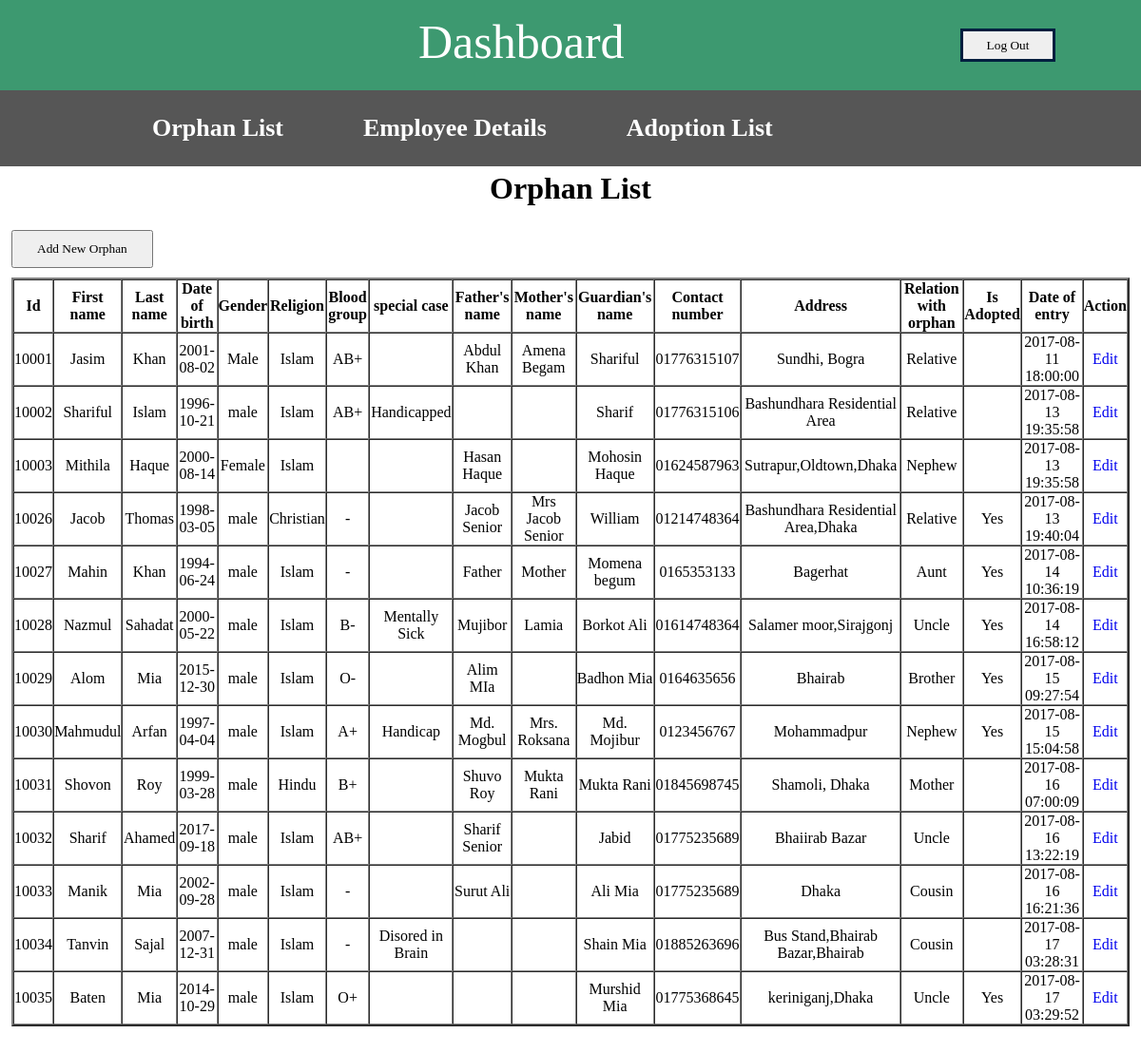
The page /orphan/index.php/admin_orphanpage/orphan_table on the database its author committed.
### tables this page shows
CREATE TABLE `orphanentry` (
  `id` int(10) UNSIGNED NOT NULL,
  `first_name` varchar(100) DEFAULT NULL,
  `last_name` varchar(100) NOT NULL,
  `date_of_birth` date NOT NULL,
  `gender` varchar(10) NOT NULL,
  `religion` varchar(30) NOT NULL,
  `blood_group` varchar(10) NOT NULL,
  `special_case` text,
  `father_name` varchar(100) DEFAULT NULL,
  `mother_name` varchar(100) DEFAULT NULL,
  `guardian_name` varchar(100) NOT NULL,
  `contact_number` char(25) NOT NULL,
  `address` text NOT NULL,
  `relation_with_orphan` varchar(100) NOT NULL,
  `adopted` varchar(20) DEFAULT NULL,
  `date_of_entry` timestamp NOT NULL DEFAULT CURRENT_TIMESTAMP
);

### orphan/application/controllers/admin_orphanpage.php (called while the page is built, shortened)
<?php
class  Admin_orphanpage extends CI_Controller {
	public function orphan_table()
	{
		$this->load->model('orphanModel' ,'omodel');
		$omodel=$this->omodel->getAllOrphan();
		$this->load->view('admin_orphan_list',['omodel'=>$omodel]);
	}
}

### orphan/index.php (called while the page is built, shortened)
<?php
require_once BASEPATH.'core/CodeIgniter.php';

### orphan/application/models/orphanModel.php (called while the page is built, shortened)
<?php
class OrphanModel extends CI_Model {
        public function getAllOrphan(){
                $query=$this->db
                                ->select(['id','last_name','first_name','date_of_birth','gender','religion','blood_group','special_case','father_name','mother_name','guardian_name','contact_number','address', 'relation_with_orphan', 'adopted','date_of_entry'])
                                ->from('orphanentry')
                                ->get();
                return $query->result();
        }
}

### orphan/application/views/admin_orphan_list.php (the view, shortened to what this page needs)
<!DOCTYPE html>
<html lang="en">
<head>
	<?= link_tag('assets/css/style.css')?>
</head>
<body>
	<div class="head1">
		<div class="head2">
			<a href="<?= base_url('admin_loginpage/admin_logout')?>"><button>Log Out</button></a>
				<div class="head3">
					<a href="<?= base_url('admin_optionpage/admin_dashboard')?>">Dashboard</a>
				</div>
		</div>
	</div>
	<div class="menu">
		<div class="optionmenu">
			<ul>
				<li><a href="<?= base_url('admin_orphanpage/orphan_table')?>">Orphan List</a></li>
				<li><a href="<?= base_url('admin_employeepage/employee_table')?>">Employee Details</a></li>
				<li><a href="<?= base_url('admin_adoptionpage/adoption_table')?>">Adoption List</a></li>
				<li><a href="<?= base_url('admin_volunteerpage/volunteer_table')?>">Volunteer List</a></li>
			</ul>
		</div>
	</div>
	<div class="container">
		<h1>Orphan List</h1>
		<div class ="body">
			<a href="<?php echo base_url('admin_orphanpage/newOrphanEntry');?>"><button>Add New Orphan</button></a>
				<div class="table">
					<table style="width:100%" border="2px" cellspacing="0px" cellpadding="2px">
						<thead>
						    <th>Id</th>
						    <th>First name</th>
						    <th>Last name</th>
						    <th>Date of birth</th>
						    <th>Gender</th>
						    <th>Religion</th>
						    <th>Blood group</th>
						    <th>special case</th>
						    <th>Father's name</th>
						    <th>Mother's name</th>
						    <th>Guardian's name</th>
						    <th>Contact number</th>
						    <th>Address</th>
						    <th>Relation with orphan</th>
						    <th>Is Adopted</th>
						    <th>Date of entry</th>
						    <th>Action</th>
						</thead>
						<tbody>
					  		<?php foreach ($omodel as $row): ?>
						  <tr>
						    <td><?= $row->id ?></td>
						    <td><?= $row->first_name ?></td>
						    <td><?= $row->last_name ?></td>
						    <td><?= $row->date_of_birth ?></td>
						    <td><?= $row->gender ?></td>
						    <td><?= $row->religion ?></td>
						    <td><?= $row->blood_group ?></td>
				            <td><?= $row->special_case ?></td>
				            <td><?= $row->father_name ?></td>
			                <td><?= $row->mother_name ?></td>
			                <td><?= $row->guardian_name ?></td>
			                <td><?= $row->contact_number ?></td>
		                    <td><?= $row->address ?></td>
		                    <td><?= $row->relation_with_orphan ?></td>
		                    <td><?= $row->adopted ?></td>
		                    <td><?= $row->date_of_entry ?></td>
						    <td>
						    	<?= anchor("admin_orphanpage/edit_orphan/{$row->id}",'Edit');?>
						    </td>
						  </tr>
						   <?php endforeach; ?>
					  </tbody>
					</table>
				</div>
  	</div>
</div>
</body>
</html>

### orphan/assets/css/style.css (style rules this page uses)
* { margin: 0px; padding: 0px; font-family: tahoma; }
a { text-decoration: none; }
.head1 { height: 90px; width: 100%; background-color: #3d9970; margin: auto; padding-bottom: 5px; }
.head2 { width: 90%; margin:auto; }
.head2 a button { float: right; height: 35px; width: 100px; margin: 30px; border: 3px solid #001f3f; }
.whoClass p,h1 { text-align: center; color: black; font-family: ubuntu; padding: 5px; }
.mission p,h1 { text-align: center; color: black; font-family: ubuntu; padding: 5px; }
.head3 { width: 50%; margin: auto; float: right; }
.head3 a { font-size: 50px; color: white; padding-top: 15px; display: inline-block; }
.menu { background-color: #565656; height: 80px; width: 100%; }
.optionmenu { height: 70px; width: 80%; margin: auto; }
.optionmenu ul { list-style: none; }
.optionmenu ul li { display: inline-block; }
.optionmenu ul li a { color: white; font-family: Baskerville Old Face; display: inline-block; font-size: 26px; padding: 25px 40px; font-weight: bold; }
.body { width: 98%; padding-top: 20px; margin: auto; }
.body a button { padding: 10px 25px; margin-bottom: 10px; }
.table { padding-bottom: 100px; }
.table table tbody td { text-align: center; }

### rows shown on the page
orphanentry: id "10001", first_name "Jasim", last_name "Khan", date_of_birth "2001-08-02", gender "Male", religion "Islam", blood_group "AB+", father_name "Abdul Khan", mother_name "Amena Begam", guardian_name "Shariful", contact_number "01776315107", address "Sundhi, Bogra", relation_with_orphan "Relative", date_of_entry "2017-08-11 18:00:00", id "Edit"
orphanentry: id "10002", first_name "Shariful", last_name "Islam", date_of_birth "1996-10-21", gender "male", religion "Islam", blood_group "AB+", special_case "Handicapped", guardian_name "Sharif", contact_number "01776315106", address "Bashundhara Residential Area", relation_with_orphan "Relative", date_of_entry "2017-08-13 19:35:58", id "Edit"
orphanentry: id "10003", first_name "Mithila", last_name "Haque", date_of_birth "2000-08-14", gender "Female", religion "Islam", father_name "Hasan Haque", guardian_name "Mohosin Haque", contact_number "01624587963", address "Sutrapur,Oldtown,Dhaka", relation_with_orphan "Nephew", date_of_entry "2017-08-13 19:35:58", id "Edit"
orphanentry: id "10026", first_name "Jacob", last_name "Thomas", date_of_birth "1998-03-05", gender "male", religion "Christian", blood_group "-", father_name "Jacob Senior", mother_name "Mrs Jacob Senior", guardian_name "William", contact_number "01214748364", address "Bashundhara Residential Area,Dhaka", relation_with_orphan "Relative", adopted "Yes", date_of_entry "2017-08-13 19:40:04", id "Edit"
orphanentry: id "10027", first_name "Mahin", last_name "Khan", date_of_birth "1994-06-24", gender "male", religion "Islam", blood_group "-", father_name "Father", mother_name "Mother", guardian_name "Momena begum", contact_number "0165353133", address "Bagerhat", relation_with_orphan "Aunt", adopted "Yes", date_of_entry "2017-08-14 10:36:19", id "Edit"
orphanentry: id "10028", first_name "Nazmul", last_name "Sahadat", date_of_birth "2000-05-22", gender "male", religion "Islam", blood_group "B-", special_case "Mentally Sick", father_name "Mujibor", mother_name "Lamia", guardian_name "Borkot Ali", contact_number "01614748364", address "Salamer moor,Sirajgonj", relation_with_orphan "Uncle", adopted "Yes", date_of_entry "2017-08-14 16:58:12", id "Edit"
orphanentry: id "10029", first_name "Alom", last_name "Mia", date_of_birth "2015-12-30", gender "male", religion "Islam", blood_group "O-", father_name "Alim MIa", guardian_name "Badhon Mia", contact_number "0164635656", address "Bhairab", relation_with_orphan "Brother", adopted "Yes", date_of_entry "2017-08-15 09:27:54", id "Edit"
orphanentry: id "10030", first_name "Mahmudul", last_name "Arfan", date_of_birth "1997-04-04", gender "male", religion "Islam", blood_group "A+", special_case "Handicap", father_name "Md. Mogbul", mother_name "Mrs. Roksana", guardian_name "Md. Mojibur", contact_number "0123456767", address "Mohammadpur", relation_with_orphan "Nephew", adopted "Yes", date_of_entry "2017-08-15 15:04:58", id "Edit"
orphanentry: id "10031", first_name "Shovon", last_name "Roy", date_of_birth "1999-03-28", gender "male", religion "Hindu", blood_group "B+", father_name "Shuvo Roy", mother_name "Mukta Rani", guardian_name "Mukta Rani", contact_number "01845698745", address "Shamoli, Dhaka", relation_with_orphan "Mother", date_of_entry "2017-08-16 07:00:09", id "Edit"
orphanentry: id "10032", first_name "Sharif", last_name "Ahamed", date_of_birth "2017-09-18", gender "male", religion "Islam", blood_group "AB+", father_name "Sharif Senior", guardian_name "Jabid", contact_number "01775235689", address "Bhaiirab Bazar", relation_with_orphan "Uncle", date_of_entry "2017-08-16 13:22:19", id "Edit"
orphanentry: id "10033", first_name "Manik", last_name "Mia", date_of_birth "2002-09-28", gender "male", religion "Islam", blood_group "-", father_name "Surut Ali", guardian_name "Ali Mia", contact_number "01775235689", address "Dhaka", relation_with_orphan "Cousin", date_of_entry "2017-08-16 16:21:36", id "Edit"
orphanentry: id "10034", first_name "Tanvin", last_name "Sajal", date_of_birth "2007-12-31", gender "male", religion "Islam", blood_group "-", special_case "Disored in Brain", guardian_name "Shain Mia", contact_number "01885263696", address "Bus Stand,Bhairab Bazar,Bhairab", relation_with_orphan "Cousin", date_of_entry "2017-08-17 03:28:31", id "Edit"
orphanentry: id "10035", first_name "Baten", last_name "Mia", date_of_birth "2014-10-29", gender "male", religion "Islam", blood_group "O+", guardian_name "Murshid Mia", contact_number "01775368645", address "keriniganj,Dhaka", relation_with_orphan "Uncle", adopted "Yes", date_of_entry "2017-08-17 03:29:52", id "Edit"
